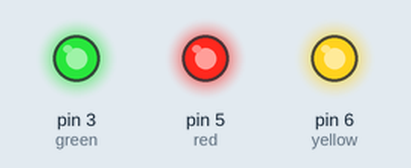
The sketch below on a simulated Arduino Uno, built with avr-gcc and run on an emulated ATmega328P. Shown: output pins drawn as LEDs (lit = HIGH). Storage starts empty; what the sketch prints to the serial monitor is not drawn.

Above: at 0.1 s.
Timing chart, 0 to 1.6 s (numbered marks = the images above):
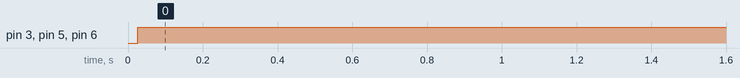

The sketch:

arduino.ino
```cpp
#include <SPI.h>
#include <SD.h>
File myFile;


int signal=A0;
int red=5;
int yellow=6;
int green=3;
int lvl1=50;
int lvl2=80;
int lvl3=100;
long gtime=0;
long ytime=0;
long rtime=0;
long redGlowTime=0;
int count=0;


void setup() {

  pinMode(signal,INPUT);
pinMode(red,OUTPUT);
pinMode(green,OUTPUT);
pinMode(yellow,OUTPUT);
  // put your setup code here, to run once:


  Serial.begin(115200);
if (!SD.begin(10)) {
//Serial.println("initialization failed!");
while (1);
}
myFile = SD.open("conf.txt");
if (myFile) {
//Serial.println("conf.txt:");
// read from the file until there's nothing else in it:

  serialFlush();
  String s=readLine();

Serial.print(s);
Serial.print("\n");
 while(true){
      if(Serial.available()){
        String Recive =  Serial.readString();
        Recive.replace("\n","");

          serialFlush();

           delay(2000);

          break;
      }
 }
serialFlush();

// close the file:
myFile.close();
} else {
// if the file didn't open, print an error:
//Serial.println("error opening test.txt");
}

//
}


void loop() {
// nothing happens after setup
if(millis()>gtime){

  digitalWrite(green,LOW);
  }
  if(millis()>rtime){
  digitalWrite(red,LOW);

  }
   if(millis()>ytime){
 digitalWrite(yellow,LOW);

  }


int value=analogRead(signal);
 value-=256;
//Serial.println(value);
  if(value>lvl3){
    count++;
   // Serial.println(count);
    //digitalWrite(red,HIGH);
    //rtime=millis()+10000;
    }
     if(value>lvl2){
    digitalWrite(yellow,HIGH);
    ytime=millis()+2000;}
     if(value>lvl1){
    digitalWrite(green,HIGH);
    gtime=millis()+2000;}
    if(redGlowTime+20000>millis()){
      if(count>0){
        digitalWrite(red,HIGH);
        rtime=millis()+10000;
        count=0;
        serialFlush();
        Serial.print("0");
         Serial.print("\n");
          while(true){
      if(Serial.available()){
        String Recive =  Serial.readString();
        Recive.replace("\n","");

          serialFlush();

           delay(2000);

          break;
      }
 }
serialFlush();


        redGlowTime=millis();
        }

      }
      else{ count=0;
      //Serial.println("reset");
        redGlowTime=millis();}
    delay(10);
}


void serialFlush(){
  while(Serial.available() > 0) {
    char t = Serial.read();
  }
}
String readLine() {
  String received = ""; char ch; while (myFile.available()) {

ch = myFile.read();

if (ch == '\n') { return String(received);

} else {

received += ch; } } return ""; }
String getValue(String data, char separator, int index)
{
    int found = 0;
    int strIndex[] = { 0, -1 };
    int maxIndex = data.length() - 1;

    for (int i = 0; i <= maxIndex && found <= index; i++) {
        if (data.charAt(i) == separator || i == maxIndex) {
            found++;
            strIndex[0] = strIndex[1] + 1;
            strIndex[1] = (i == maxIndex) ? i+1 : i;
        }
    }
    return found > index ? data.substring(strIndex[0], strIndex[1]) : "";
}
```

Measured:
- by itself, pin 3 (green), pin 5 (red), pin 6 (yellow): LOW → HIGH at 0.03 s
